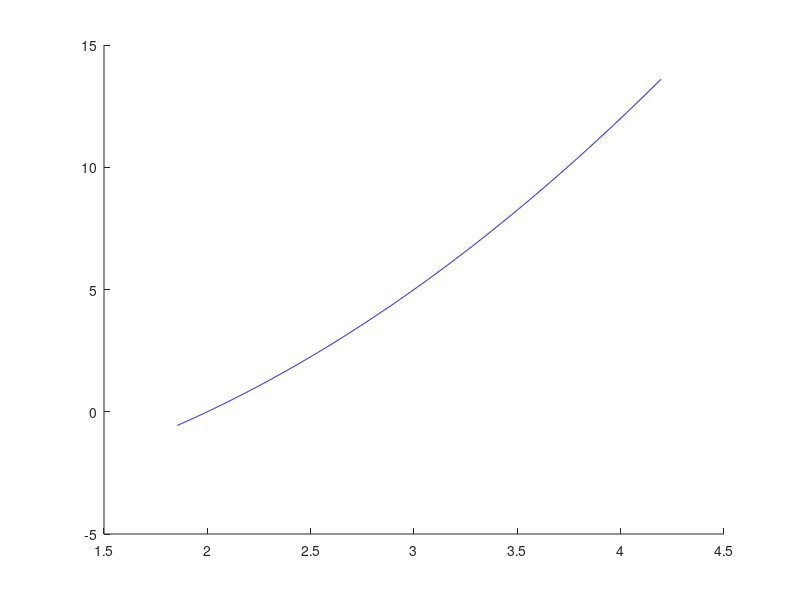

This chart was generated by the following MATLAB code: (Note: this script raises an error after producing the figure.)
function [] = non_linear_equation()

X=Newton(4,10);
format long;X',format;

end%non_linear_equation()

function [X] = Newton(x0,nmax)
%solving f(x)=0 for x
%with initial guess xinit and 
%maximum number of interations nmax

err_lim=10^-2;
err=err_lim+1;

X(1)=x0;
[f,Df]=values_f_Df(X(1));
X(2)=X(1)-f/Df;
n=1; %counter for integrations
while(err>err_lim & n<nmax)
    [f,Df]=values_f_Df(X(n+1))
    X(n+2)=X(n+1)-f/Df;
    err=abs(X(n+1)-X(n));
    n=n+1;
    
    visualization(X);
end%while loop

end%Newton(xinit,nmax)

function [f,Df] = values_f_Df(x)
%Defines the problem f(x)=0
f=x.^2-4;
Df=2*x;
end%values_f_Df(x)

function [] = visualization(X)
xmin=min(X);
xmax=max(X);
Dx=xmax-xmin;
space=0.1*Dx;
x=linspace(xmin-space,xmax+space,10^3);
[fx,Dfx]=values_f_Df(x);

figure(1);
clf;
hold on;
plot(x,fx,'b-');
plot(X,zeroes(size(X)),'ro');
grid on;

end%visualization(X)